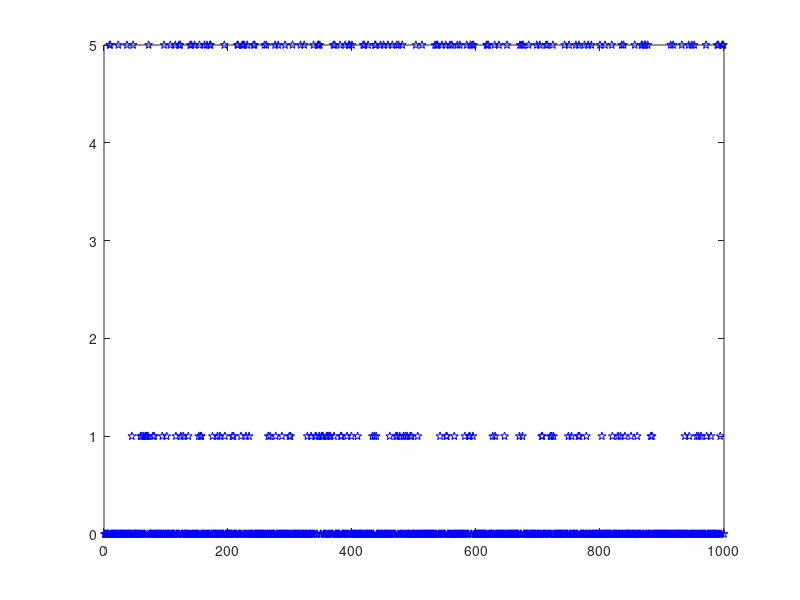

Reproduce this figure in MATLAB.
%% Q-learning with epsilon-greedy exploration Algorithm for Deterministic Cleaning Robot V1
%  Matlab code : Reza Ahmadzadeh
%  email: reza.ahmadzadeh@iit.it
%  March-2014
%% The deterministic cleaning-robot MDP
% a cleaning robot has to collect a used can also has to recharge its
% batteries. the state describes the position of the robot and the action
% describes the direction of motion. The robot can move to the left or to
% the right. The first (1) and the final (6) states are the terminal
% states. The goal is to find an optimal policy that maximizes the return
% from any initial state. Here the Q-learning epsilon-greedy exploration
% algorithm (in Reinforcement learning) is used.
% Algorithm 2-3, from:
% @book{busoniu2010reinforcement,
%   title={Reinforcement learning and dynamic programming using function approximators},
%   author={Busoniu, Lucian and Babuska, Robert and De Schutter, Bart and Ernst, Damien},
%   year={2010},
%   publisher={CRC Press}
% }
% notice: the code is written in 1-indexed instead of 0-indexed
%
% V1 the initial evaluation of the algorithm 
%
%% this is the main function including the initialization and the algorithm
% the inputs are: initial Q matrix, set of actions, set of states,
% discounting factor, learning rate, exploration probability,
% number of iterations, and the initial state.
function qlearning
% learning parameters
gamma = 0.5;    % discount factor  % TODO : we need learning rate schedule
alpha = 0.5;    % learning rate    % TODO : we need exploration rate schedule
epsilon = 0.9;  % exploration probability (1-epsilon = exploit / epsilon = explore)
% states
state = [0,1,2,3,4,5];
action = [-1,1];
Q = zeros(length(state),length(action));
K = 1000;
state_idx = 3;  % the initial state to begin from
for k = 1:K
    disp(['iteration: ' num2str(k)]);
    r=rand;
    x=sum(r>=cumsum([0, 1-epsilon, epsilon]));
    

    if x == 1
        [~,umax]=max(Q(state_idx,:));
        current_action = action(umax);
    else
        current_action=datasample(action,1);
    end
    
    action_idx = find(action==current_action); % id of the chosen action
    [next_state,next_reward] = model(state(state_idx),action(action_idx),k);
    next_state_idx = find(state==next_state);  % id of the next state
    disp(['current state : ' num2str(state(state_idx)) ' next state : ' num2str(state(next_state_idx)) ' taken action : ' num2str(action(action_idx))]);
    disp([' next reward : ' num2str(next_reward)]);
    Q(state_idx,action_idx) = Q(state_idx,action_idx) + alpha * (next_reward + gamma* max(Q(next_state_idx,:)) - Q(state_idx,action_idx));
    if (next_state_idx == 6 || next_state_idx == 1)
        state_idx = datasample(2:length(state)-1,1); % we just restart the episode with a new state
    else
        state_idx = next_state_idx;
    end
    disp(Q);  % display Q in each level
end
% display the final Q matrix
disp('Final Q matrix : ');
disp(Q)
[C,I]=max(Q,[],2);
disp('Q(optimal):');
disp(C);
disp('Optimal Policy');
disp('*');
disp([action(I(2,1));action(I(3,1));action(I(4,1));action(I(5,1))]);
disp('*');
end
function [next_state,r] = model(x,u,k)
if (x <= 4 && x>=1)
    next_state = x + u;
else
    next_state = x;
end
if (x == 4 && u == 1)
    r = 5;
elseif (x == 1 && u == -1)
    r = 1;
else
    r = 0;
end
figure(1)
     plot(k,r,'pb');
     hold on
end